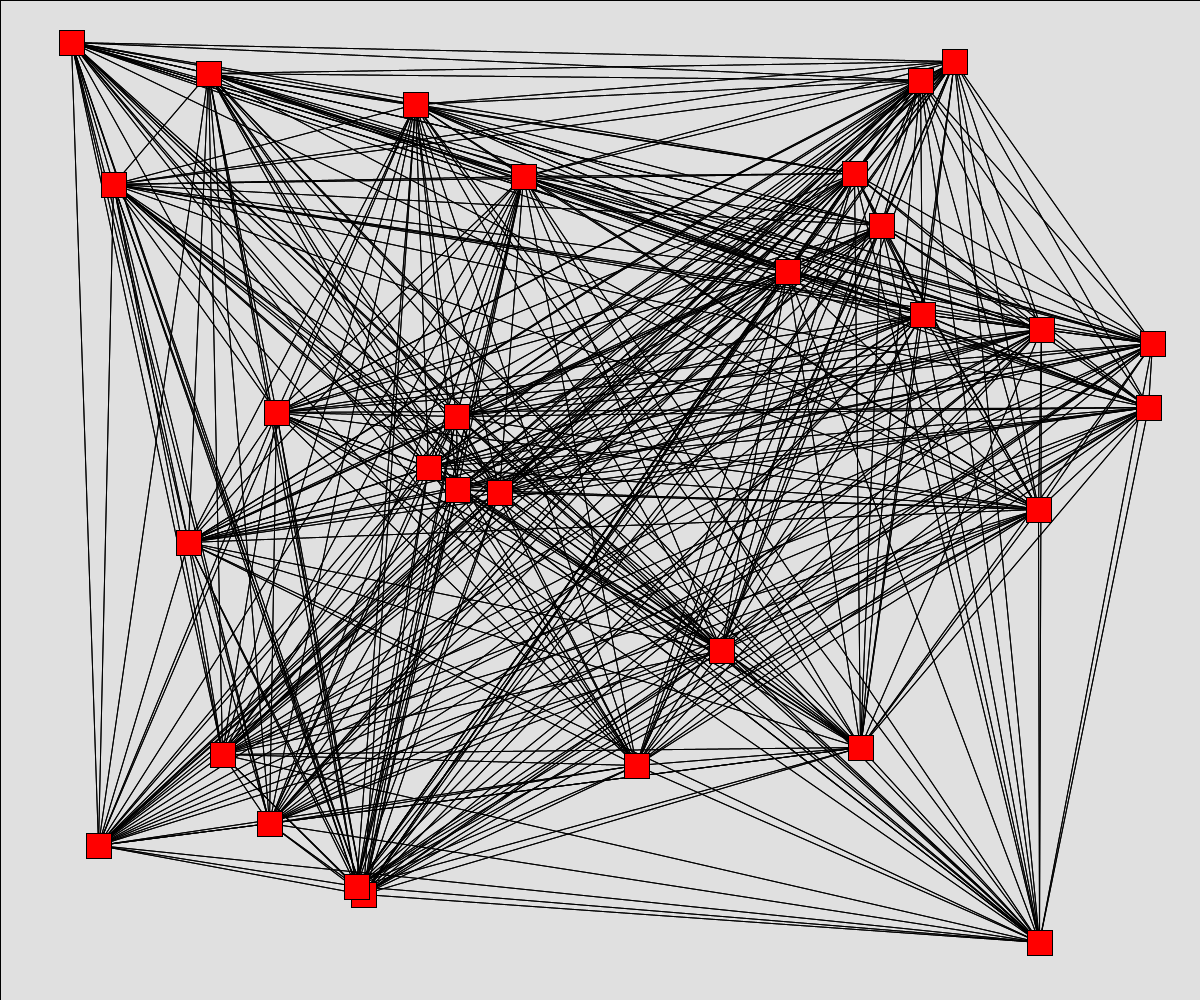
Frame 1 (no input)
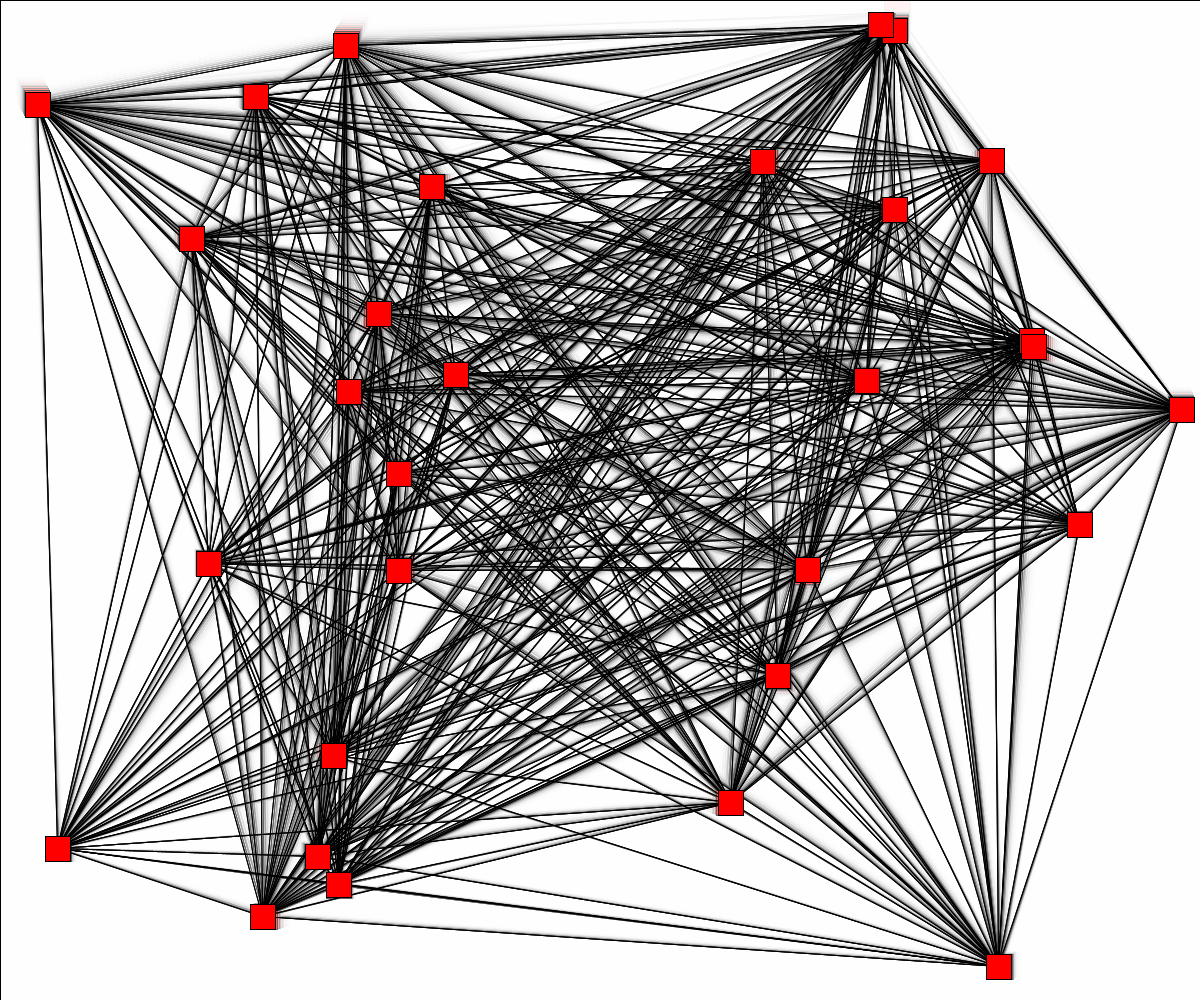
Frame 60 (the mouse pressed at the canvas centre just before this capture)
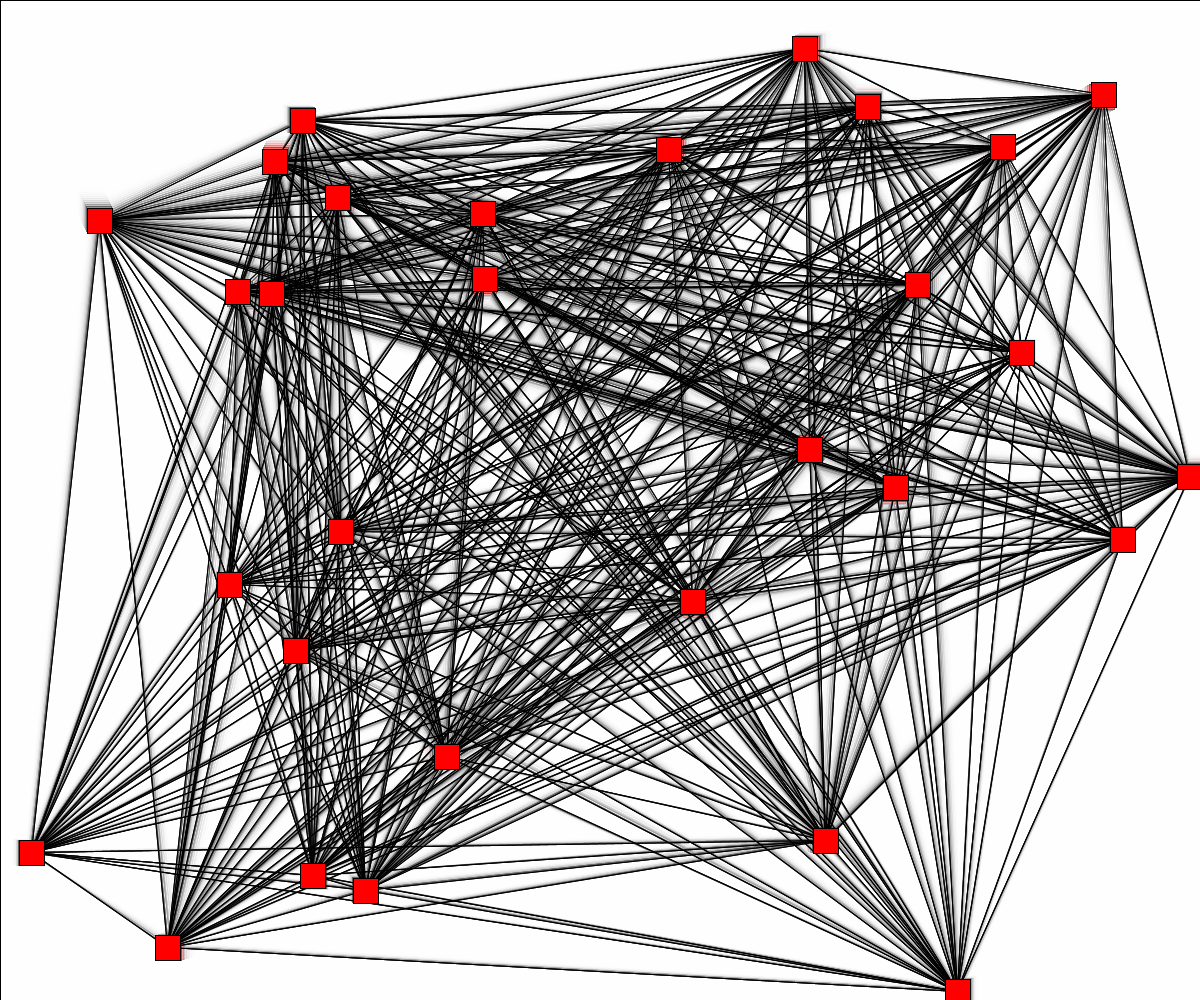
Frame 120 (the mouse held since frame 60 and released just before this capture)

The Processing sketch that drew these frames (run headless with seeded random() and noise(); from frame 60 on, the mouse is pressed at the canvas centre):

// Processing sketch: processing_27376
// ── processing_27376.pde

Square[] squares;


void setup(){
  size(1200,1000);
  smooth();
  squares = new Square[30];
  for(int i=0; i<squares.length; i++){
    squares[i] = new Square(random(width), random(height), squares);
  }
}

void draw(){
  fill(255, 100);
  rect(0,0,width, height);
  for(int i=0; i<squares.length;i++){
   squares[i].lines();
  } 
  for(int i=0; i<squares.length; i++){
    squares[i].display();
    squares[i].mover();
    }
  
}

class Square{
  float x,y,vx,vy;
  Square[] others;
  Square(float xin, float yin, Square[] oin){
    x = xin;
    y = yin;
    vx = random(-2,2);
    vy = random(-2,2);
    others = oin;
  }
  
  
   void lines(){
    for (int i=0; i<squares.length; i++){
    float lineX = others[i].x - x;
    float lineY = others[i].y - y;
    line(x+12,y+12,others[i].x+12,others[i].y+12);
  }
  }
  
  void display(){
    fill(255, 0, 0);
    rect(x,y, 25,25);
  }
  
  void mover(){
    x += vx;
    y += vy;
   
    if (x> width - 12) {
      x = width - 12;
      vx *= -1;
      
    }
    else if (x < 12) {
      x = 12;
      vx *= -1;
      
    }
    if (y > height - 12) {
      y = height - 12;
      vy *= -1;
     
    } 
    else if (y < 0) {
      y = 12;
      vy *= -1;
     
    }
   
  }
  
 
}
    
